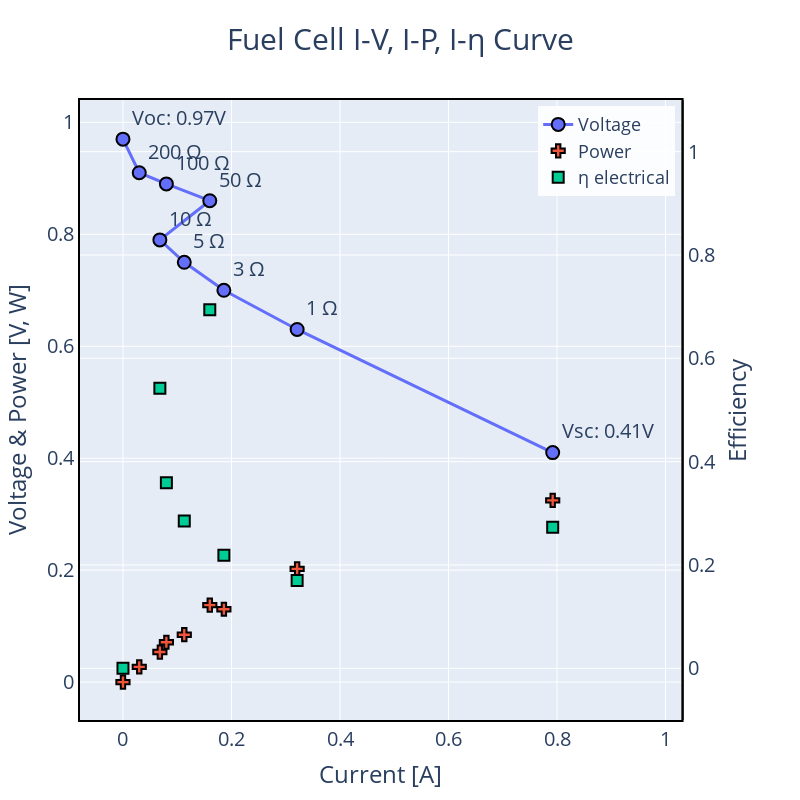

The notebook cell saved with this chart:
### Code cell
# Plot fuel cell IV, IP curve and I-η curve in one plot
# Create a figure with sublots and two y-axis

# Create figure with secondary y-axis
fig = sp.make_subplots(specs=[[{"secondary_y": True}]])

# Size 800x800, background color white, no grid, black border, Title font size 30, axis font size 20, legend font size 18
fig.update_layout(width=800, height=800, 
                  title_font_size=30, 
                  font_size=20, 
                  legend_font_size=18)

# Add IV curve Primary y axis
fig.add_trace(go.Scatter(x=df_iv_fuelcell['i_fc'], y=df_iv_fuelcell['u_fc'], mode='lines+markers+text',
                        line=dict(width=3),
                        marker=dict(size=13, line=dict(width=2, color='black')),
                        text=df_iv_fuelcell['text'],
                        textposition="top right", 
                        name='Voltage'), secondary_y=False)
# Add PV curve Primary y axis
fig.add_trace(go.Scatter(x=df_iv_fuelcell['i_fc'], y=df_iv_fuelcell['power_fc'], mode='markers',
                        line=dict(width=4),
                        marker=dict(size=11, line=dict(width=2, color='black'), symbol='cross'),
                        name='Power'), secondary_y=False)
# Add I-η voltaic curve Secondary y axis
# fig.add_trace(go.Scatter(x=df_iv_fuelcell['i_fc'], y=df_iv_fuelcell['efficiency_fc_voltaic'], mode='markers',
#                         line=dict(width=3, dash='dash'),
#                         marker=dict(size=11, line=dict(width=2, color='black'), symbol='diamond'),
#                         name='η voltaic'), secondary_y=True)
# Add electric efficiency curve Secondary y axis
fig.add_trace(go.Scatter(x=df_iv_fuelcell['i_fc'], y=df_iv_fuelcell['efficiency_fc_electrical'], mode='markers',
                        line=dict(width=3, dash='dash'),
                        marker=dict(size=11, line=dict(width=2, color='black'), symbol='square'),
                        name='η electrical'), secondary_y=True)

# Add secondary axis label
fig.update_yaxes(title_text="Efficiency", secondary_y=True)


# Expand x-axis to make room for text
# Minimal voltage
min_u = df_iv_fuelcell['i_fc'].min()
# Maximal voltage
max_u = df_iv_fuelcell['i_fc'].max()
# Get 10% of the range
delta = (max_u - min_u) * 0.1
# Add to max
max_u += 3*delta
min_u -= delta

# Update second y axis range
fig.update_yaxes(range=[-0.1, 1.1], secondary_y=True)
# Update the x axis range
fig.update_xaxes(range=[min_u, max_u])

# Move legend to the top right
fig.update_layout(legend=dict(
    yanchor="top",
    y=0.99,
    xanchor="right",
    x=0.93,
    bgcolor='rgba(255, 255, 255, 0.9)'
))
# Add axis labels
fig.update_xaxes(title_text='Current [A]')
fig.update_yaxes(title_text='Voltage & Power [V, W]', secondary_y=False)
# Remove gridlines
fig.update_xaxes(showgrid=True, zeroline=False)
fig.update_yaxes(showgrid=True, zeroline=False)
# Add border
fig.update_xaxes(showline=True, linewidth=2, linecolor='black', mirror=True)
fig.update_yaxes(showline=True, linewidth=2, linecolor='black', mirror=True)
# Add title
fig.update_layout(title_text='Fuel Cell I-V, I-P, I-η Curve', title_x=0.5)
# Show the figure
fig.show()

### Figure 1 — Plotly figure (JSON) as saved in the notebook; plotly's stock layout.template omitted (floating-point values rounded to 4 significant figures)
{"data": [{"line": {"width": 3}, "marker": {"line": {"color": "black", "width": 2}, "size": 13}, "mode": "lines+markers+text", "name": "Voltage", "text": ["Voc: 0.97V", "200 Ω", "100 Ω", "50 Ω", "10 Ω", "5 Ω", "3 Ω", "1 Ω", "Vsc: 0.41V"], "textposition": "top right", "type": "scatter", "x": [0, 0.03, 0.08, 0.16, 0.068, 0.113, 0.186, 0.321, 0.792], "xaxis": "x", "y": [0.97, 0.91, 0.89, 0.86, 0.79, 0.75, 0.7, 0.63, 0.41], "yaxis": "y"}, {"line": {"width": 4}, "marker": {"line": {"color": "black", "width": 2}, "size": 11, "symbol": "cross"}, "mode": "markers", "name": "Power", "type": "scatter", "x": [0, 0.03, 0.08, 0.16, 0.068, 0.113, 0.186, 0.321, 0.792], "xaxis": "x", "y": [0, 0.0273, 0.0712, 0.1376, 0.05372, 0.08475, 0.1302, 0.2022, 0.3247], "yaxis": "y"}, {"line": {"dash": "dash", "width": 3}, "marker": {"line": {"color": "black", "width": 2}, "size": 11, "symbol": "square"}, "mode": "markers", "name": "η electrical", "type": "scatter", "x": [0, 0.03, 0.08, 0.16, 0.068, 0.113, 0.186, 0.321, 0.792], "xaxis": "x", "y": [0, 6.884, 0.3591, 0.694, 0.5419, 0.285, 0.2189, 0.17, 0.273], "yaxis": "y2"}], "layout": {"font": {"size": 20}, "height": 800, "legend": {"bgcolor": "rgba(255, 255, 255, 0.9)", "font": {"size": 18}, "x": 0.93, "xanchor": "right", "y": 0.99, "yanchor": "top"}, "title": {"font": {"size": 30}, "text": "Fuel Cell I-V, I-P, I-η Curve", "x": 0.5}, "width": 800, "xaxis": {"anchor": "y", "domain": [0, 0.94], "linecolor": "black", "linewidth": 2, "mirror": true, "range": [-0.0792, 1.03], "showgrid": true, "showline": true, "title": {"text": "Current [A]"}, "zeroline": false}, "yaxis": {"anchor": "x", "domain": [0, 1], "linecolor": "black", "linewidth": 2, "mirror": true, "showgrid": true, "showline": true, "title": {"text": "Voltage & Power [V, W]"}, "zeroline": false}, "yaxis2": {"anchor": "x", "linecolor": "black", "linewidth": 2, "mirror": true, "overlaying": "y", "range": [-0.1, 1.1], "showgrid": true, "showline": true, "side": "right", "title": {"text": "Efficiency"}, "zeroline": false}}}
